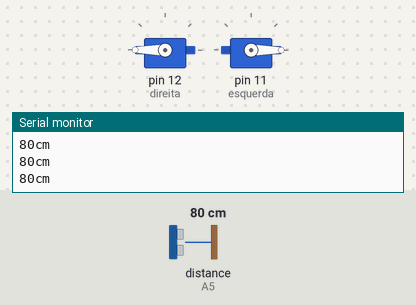
The sketch below on a simulated Arduino Uno, built with avr-gcc and run on an emulated ATmega328P. Parts: 2 × servo, the last lines printed to the serial monitor. Wiring (inferred from the names in the program): ultrasonic range finder: trigger pin 7; echo A5. Inputs (shaded band) come from the test bench; at power-on: distance to the obstacle (sensor on A5) 80 cm. The echo pulse lasts 58.3 µs per cm.

Above: at 1.2 s.
1.3 s: distance to the obstacle (sensor on A5) set to 2 cm
At 2.6 s:
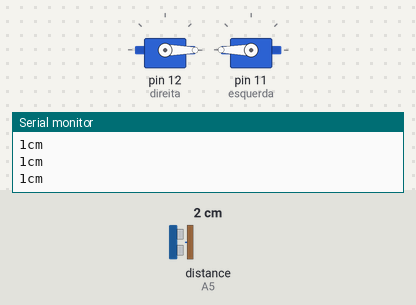
2.9 s: distance to the obstacle (sensor on A5) set to 35 cm
At 4.2 s:
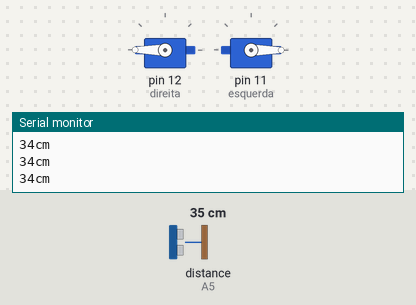
4.5 s: distance to the obstacle (sensor on A5) set to 4 cm
At 5.9 s:
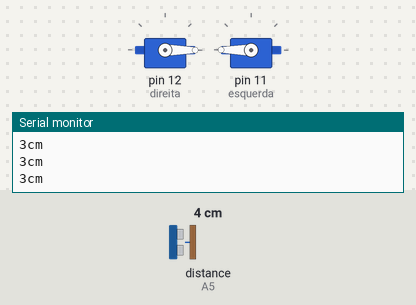
Timing chart, 0 to 7.5 s (numbered marks = the images above; inputs shaded):
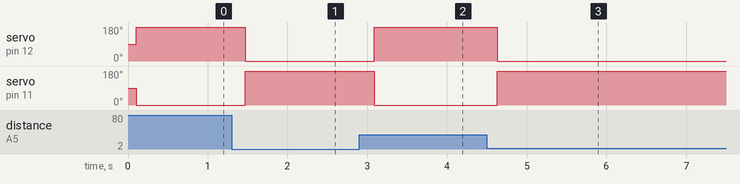

Measured:
- after the input at 1.3 s, servo on pin 12 (direita): 180° → 0° after 0.17 s; servo on pin 11 (esquerda): 0° → 180° after 0.17 s
- after the input at 2.9 s, servo on pin 12 (direita): 0° → 180° after 0.19 s; servo on pin 11 (esquerda): 180° → 0° after 0.19 s
- after the input at 4.5 s, servo on pin 12 (direita): 180° → 0° after 0.13 s; servo on pin 11 (esquerda): 0° → 180° after 0.13 s

The sketch:

versao_1_5_funcional_ultra_linha.ino
```cpp
#include <Servo.h>

 Servo direita;
Servo esquerda;

const int resposta = A5;
const int pulso = 7;
long duracao, distancia;

int leitura_de_linha_direita = 0;
int leitura_de_linha_esquerda = 0;

int leitor_de_linha_direita = 2;
int leitor_de_linha_esquerda = 3;

int contraste = 600;

void setup() {
  direita.attach(12);
  esquerda.attach(11);

  pinMode(leitor_de_linha_direita, INPUT);
  pinMode(leitor_de_linha_esquerda, INPUT);

  Serial.begin(9600);
  pinMode(pulso, OUTPUT);
  pinMode(resposta, INPUT);

}


void loop() {


 //-----------------------------------------------------------------------------------------------------------------------------
 //-----------------------------------------------------------------------------------------------------------------------------


 ultrasonico();


  //-----------------------------------------------------------------------------------------------------------------------------
  //-----------------------------------------------------------------------------------------------------------------------------
  }

 void leitura_linear(int tempo){


   leitura_de_linha_esquerda = analogRead(leitor_de_linha_esquerda);
   leitura_de_linha_direita = analogRead(leitor_de_linha_direita);


   Serial.print("direita  ");
   Serial.println(leitura_de_linha_direita);
   Serial.print("esquerda ");
   Serial.println(leitura_de_linha_esquerda);


   if(leitura_de_linha_direita >= contraste && leitura_de_linha_esquerda < contraste){

    ir_direita(tempo);


   }else{
   if(leitura_de_linha_esquerda >= contraste && leitura_de_linha_direita < contraste ){

    ir_esquerda(tempo);

   }else{

     /*
     if(leitura_de_linha_esquerda >= contraste && leitura_de_linha_direita >= contraste){
     ir_frente(tempo);
     }else{
     */
       ir_frente(tempo);

// }

 }}

 }


   void ultrasonico(){


  digitalWrite(pulso, HIGH);
  delayMicroseconds(10);
  digitalWrite(pulso, LOW);

  duracao = pulseIn(resposta, HIGH);

  distancia = duracao /29 / 2;

  Serial.print(distancia);
  Serial.println("cm");
  Serial.println();

  delay(100);


    if(distancia == 25){
   parado(0);

  }else{
   if(distancia < 25){
   ir_atras(0);

  }else{
    if(distancia > 25){
    ir_frente(0);

}}}

}


//----------------------------------inicio--------direcoes-------------------------------------------------------------------------------------------------------------------------------

void  ir_direita(int tempo){

 direita.write(180);
 esquerda.write(180);
  delay(tempo);


  }
void  parado(int tempo){


 direita.write(90);
 esquerda.write(90);
  delay(tempo);


  }
void  ir_esquerda(int tempo){


 direita.write(0);
 esquerda.write(0);
  delay(tempo);

 }
void ir_frente(int tempo){

 direita.write(180);
 esquerda.write(0);

  delay(tempo);

 }
void ir_atras(int tempo){


 direita.write(0);
 esquerda.write(180);

  delay(tempo);

}

//----------------------------------fim--------direcoes-------------------------------------------------------------------------------------------------------------------------------
```
